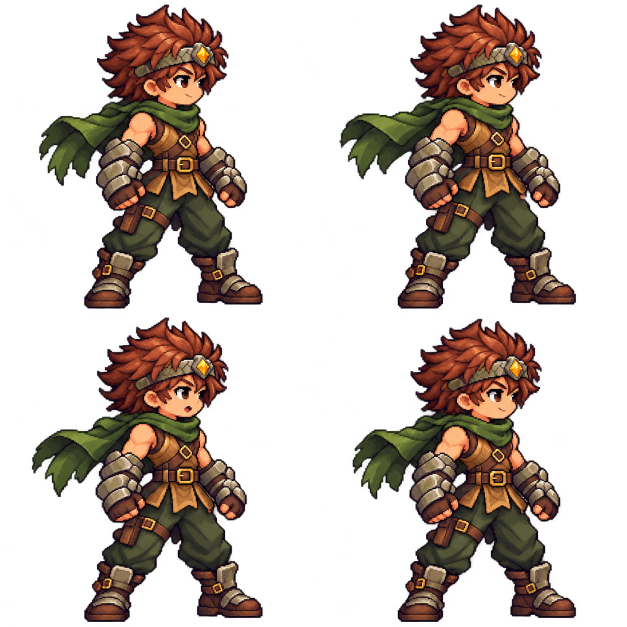
#> input picture Documentation/Selection-v10/Bram-Idle.png, 1254 x 1254 px, given in place of Fern-Idle.png, which was not available (shown at 1/2 size)
$ python prepare_selection_v10.py
#> lines starting #> are read from the running program, lines starting #| are printed output that depends on the picture; pictures that were not available may be replaced by others from this repository, and a replacement may not be noted
"""Package selection artwork without painting or changing generated pixels."""
from pathlib import Path
from PIL import Image
import json
ROOT=Path(__file__).resolve().parents[1]
NAMES=('Fern','Ember','Luna','Bram','Zephyr','Volt','Nyx','Marin')

def package(name):
#> called with name = 'Fern'
    src=ROOT/'Documentation/Selection-v10'
    sheet=Image.open(src/f'{name}-Idle.png').convert('RGBA')
#> sheet is the input picture: PIL image 1254x1254 RGBA; mean R, G, B, A 36.9, 25.1, 17.6, 89.5
    cw,ch=sheet.width//2,sheet.height//2
#> cw = 627; ch = 627
    cells=[sheet.crop((x*cw,y*ch,(x+1)*cw,(y+1)*ch)) for y in range(2) for x in range(2)]
#> cells = 4 items
    boxes=[im.getchannel('A').point(lambda a:255 if a>48 else 0).getbbox() for im in cells]
#> boxes = [(78, 9, 526, 617), (52, 9, 525, 617), (63, 8, 526, 617), (78, 10, 525, 617)]
    assert all(boxes),name
    # One common canvas, original pixel scale, feet anchored consistently.
    target=ROOT/'Assets/Art/SelectionV10'/name
    target.mkdir(parents=True,exist_ok=True)
    size=max(cw,ch,656)
#> size = 656
    for i,(im,b) in enumerate(zip(cells,boxes),1):
        out=Image.new('RGBA',(size,size))
        feet=im.getchannel('A').crop((0,max(0,b[3]-round((b[3]-b[1])*.12)),im.width,b[3])).point(lambda a:255 if a>96 else 0).getbbox()
        anchor=(feet[0]+feet[2])/2 if feet else (b[0]+b[2])/2
        out.alpha_composite(im,(round(size/2-anchor),size-20-b[3]))
        out.save(target/f'{i:02}.png')
#> this loop made 4 passes
#> (b, feet, anchor) on passes 1 to 4: ((78, 9, 526, 617), (168, 0, 525, 73), 346.5), ((52, 9, 525, 617), (168, 0, 525, 73), 346.5), ((63, 8, 526, 617), (169, 0, 525, 73), 347), ((78, 10, 525, 617), (168, 0, 525, 73), 346.5)
#> pass 1, in package, `out.save(target/f'{i:02}.png')`:
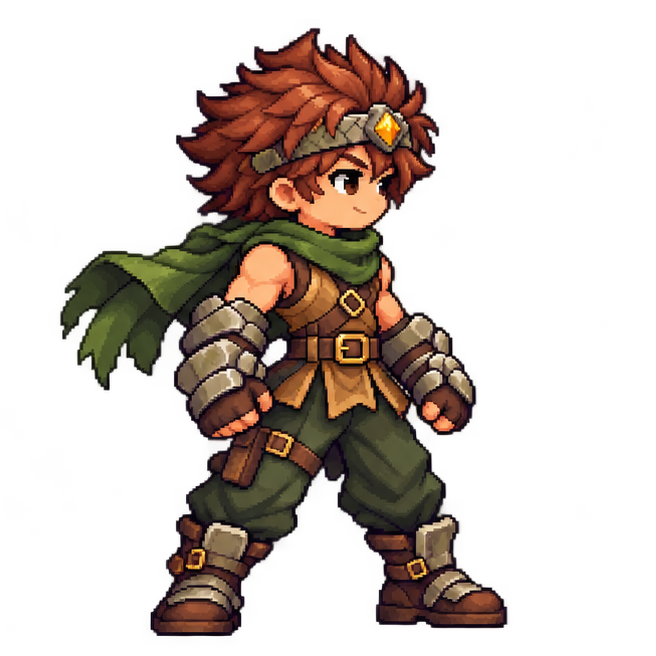
#> saved as 01.png: PIL image 656x656 RGBA; mean R, G, B, A 33.5, 22.8, 15.9, 81.3; transparent parts drawn white
#> pass 2, in package, `out.save(target/f'{i:02}.png')`:
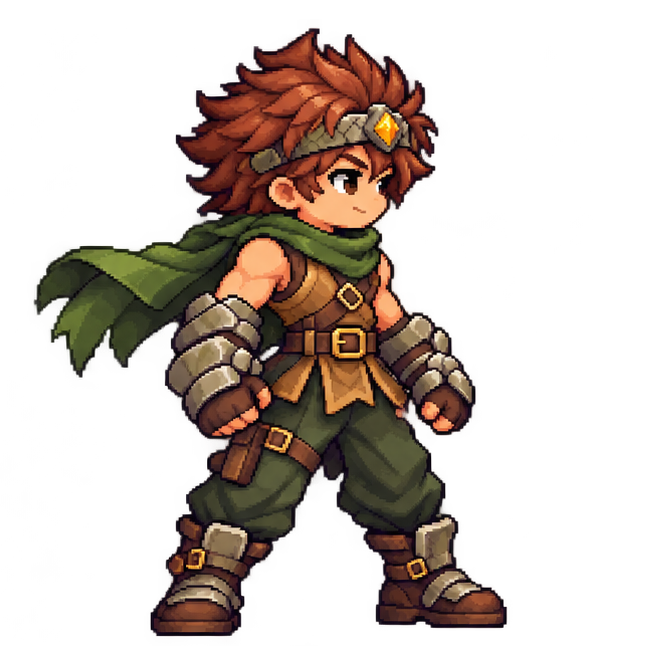
#> saved as 02.png: PIL image 656x656 RGBA; mean R, G, B, A 34, 23.2, 16.1, 82.8; transparent parts drawn white
#> after the loop:
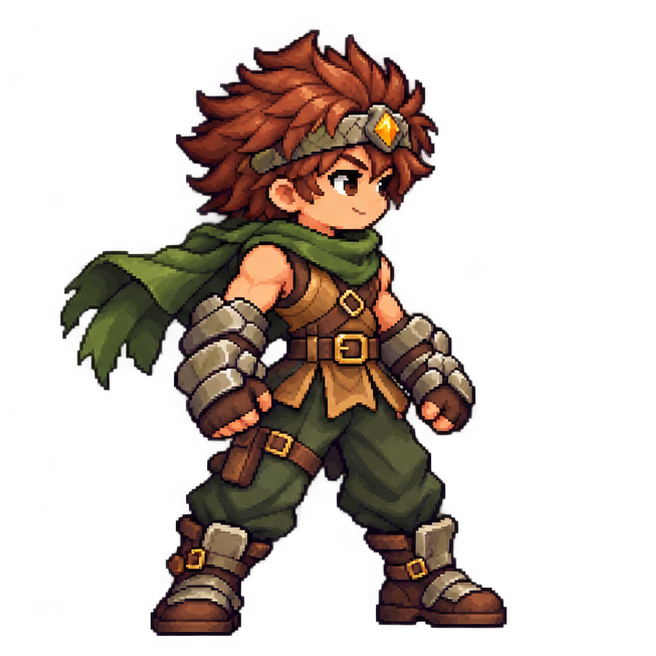
#> out: PIL image 656x656 RGBA; mean R, G, B, A 33.5, 22.8, 16.1, 81.2; transparent parts drawn white
    portrait=Image.open(src/f'{name}-Portrait.png').convert('RGBA')
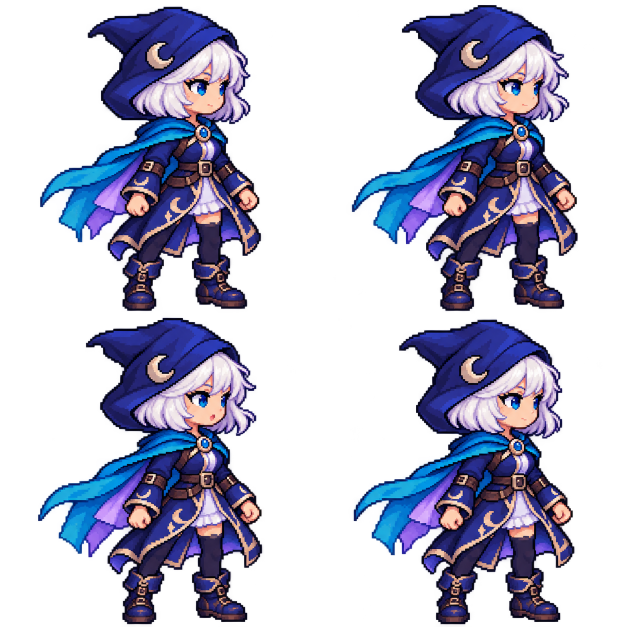
#> input picture Documentation/Selection-v10/Luna-Idle.png, 1254 x 1254 px, given in place of Fern-Portrait.png, which was not available (shown at 1/2 size)
#> portrait is the input picture: PIL image 1254x1254 RGBA; mean R, G, B, A 31.9, 32.9, 55.4, 98.3
    target=ROOT/'Assets/Art/SelectionV10/Portraits';target.mkdir(parents=True,exist_ok=True)
    portrait.save(target/f'{name}.png')
    return {'fighter':name,'sourceSize':sheet.size,'cellSize':[cw,ch],'importCanvas':size,'alphaBounds':boxes,'uniquePoses':len(set(im.tobytes() for im in cells)),'portraitSize':portrait.size}

if __name__=='__main__':
    report=[package(n) for n in NAMES]
#> call 2 of package, with name = 'Ember'
#> in package (call 2), `boxes=[im.getchannel('A').point(lambda a:255 if a>48 else 0).getbbox()..`: boxes = [(80, 13, 523, 622), (76, 10, 529, 622), (76, 8, 525, 622), (80, 12, 522, 622)]
#> the loop in package (call 2), `for i,(im,b) in enumerate(zip(cells,boxes),1):` made 4 passes
#> (b, feet, anchor) on passes 1 to 4: ((80, 13, 523, 622), (245, 0, 494, 73), 369.5), ((76, 10, 529, 622), (253, 0, 501, 73), 377), ((76, 8, 525, 622), (245, 0, 495, 73), 370), ((80, 12, 522, 622), (245, 0, 494, 73), 369.5)
#> pass 1, in package (call 2), `out.save(target/f'{i:02}.png')`:
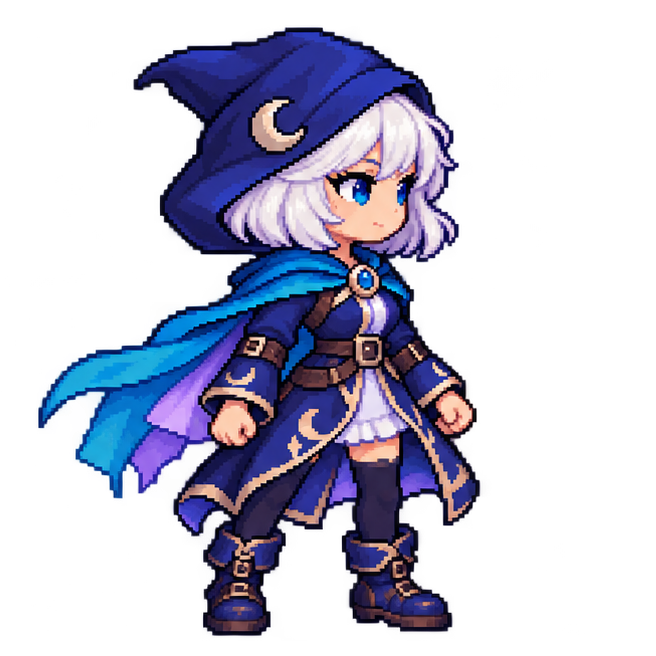
#> saved as 01.png: PIL image 656x656 RGBA; mean R, G, B, A 29.1, 30, 50.3, 89.4; transparent parts drawn white
#> pass 2, in package (call 2), `out.save(target/f'{i:02}.png')`:
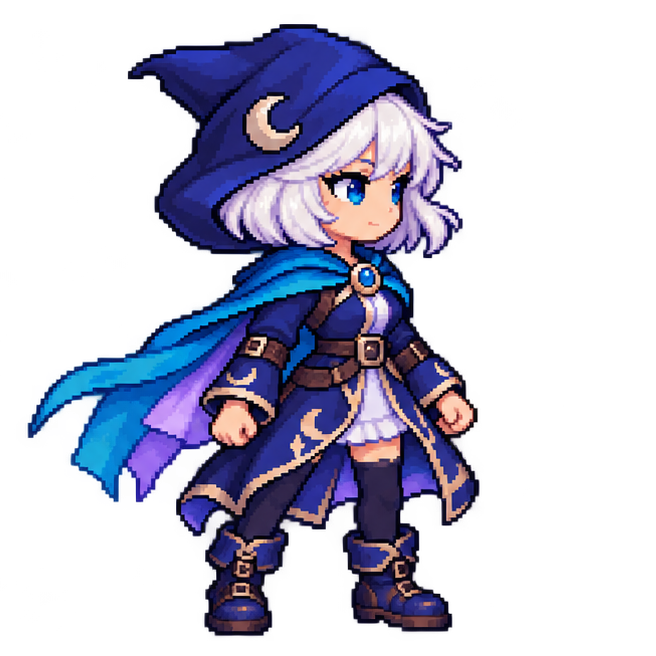
#> saved as 02.png: PIL image 656x656 RGBA; mean R, G, B, A 29.1, 30, 50.9, 89.8; transparent parts drawn white
#> after the loop in package (call 2), `for i,(im,b) in enumerate(zip(cells,boxes),1):`:
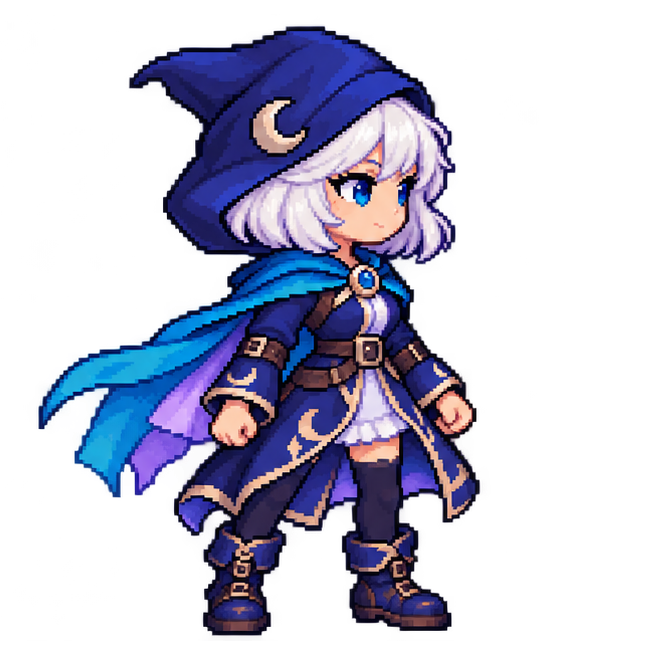
#> out: PIL image 656x656 RGBA; mean R, G, B, A 28.8, 29.8, 50, 89; transparent parts drawn white
#> (the run stopped early here; a loop or call above may not have finished)
